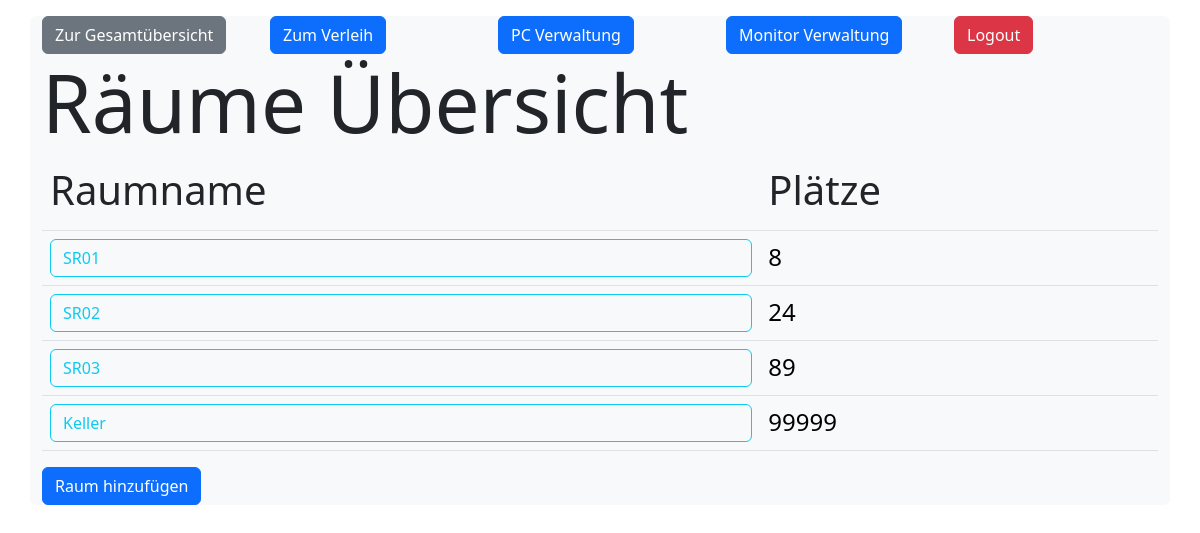
Screenshot of /itinventory/ (signed in) with the database file from the repository.
### itinventory/models.py (models this page shows)
class Rooms(models.Model):
  roomname = models.CharField(max_length=255)
  anzahlplaetze = models.IntegerField(default=None)

### itinventory/views.py (the view)
# urls.py: path('', views.index, name='itinventory'),
@login_required
def index(request):
    myrooms = Rooms.objects.filter().exclude(id=11).values()
    template = loader.get_template('index.html')
    context = {
        'myrooms': myrooms,
    }
    return HttpResponse(template.render(context, request))

### itinventory/templates/index.html (shortened to what this page needs)
{% load static %}
<!doctype html>
<html lang="en">
<head>
  <link href="https://cdn.jsdelivr.net/npm/bootstrap@5.2.2/dist/css/bootstrap.min.css" rel="stylesheet"
>
</head>
<body>
  <div class="container bg-light rounded my-3">
    <div class="row">
      <div class="col">
        <a href="/itinventory/platzviewFilterGesamt" class="btn btn-secondary">Zur Gesamtübersicht</a>
      </div>
      <div class="col">
        <a href="/itinventory/platzviewFilterVerleih/11" class="btn btn-primary">Zum Verleih</a>
      </div>
      <div class="col">
        <a href="/itinventory/pcs" class="btn btn-primary">PC Verwaltung</a>
      </div>
      <div class="col">
        <a href="/itinventory/monitors/" class="btn btn-primary">Monitor Verwaltung</a>
      </div>
      <div class="col">
        <a href="/itinventory/logout/" class="btn btn-danger">Logout</a>
      </div>
    </div>
    <div class="row">
      <div class="col-12">
        <h1 class="display-1">Räume Übersicht</h1>
        <table class="table ">
          <tr class="table">
            <th>
              <h6 class="display-6">Raumname</h6>
            </th>
            <th>
              <h6 class="display-6">Plätze</h6>
            </th>
          </tr>
          {% for line in myrooms %}
          <tr>
            <td>
              <a href="platzviewFilter/{{ line.id }}" class="btn btn-outline-info w-100 text-start">
                {{ line.roomname}}</a>
            </td>
            <td class="fs-4 table-light rounded ">{{ line.anzahlplaetze }}</td>
          </tr>
          {% endfor %}
        </table>
        <a href="/itinventory/addraum" class="btn btn-primary">Raum hinzufügen</a>
      </div>
    </div>
  </div>
</body>
</html>

### rows the page displays
Rooms: roomname "SR01", anzahlplaetze "8"
Rooms: roomname "SR02", anzahlplaetze "24"
Rooms: roomname "SR03", anzahlplaetze "89"
Rooms: roomname "Keller", anzahlplaetze "99999"
